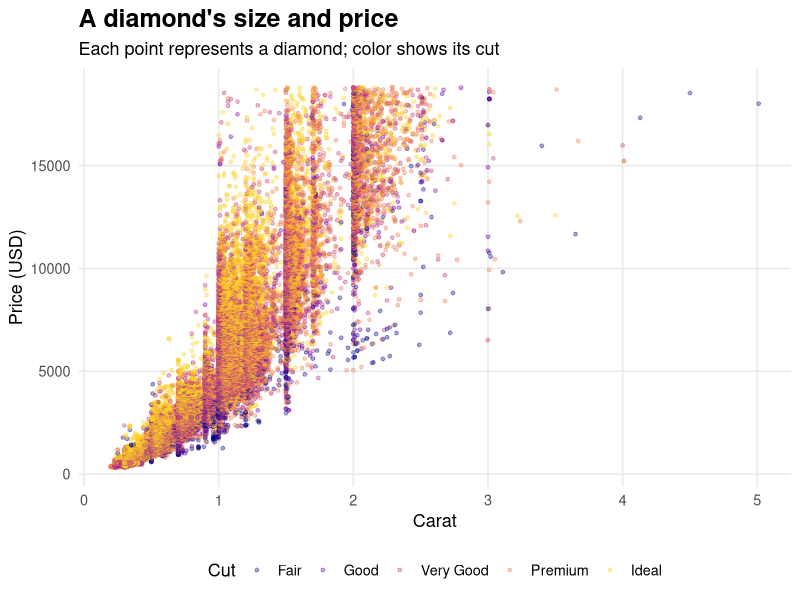

The R script that drew this image:
library(tidyverse)

print(sum(1:10))

diamonds_plot <- ggplot(diamonds, aes(x = carat, y = price, color = cut)) +
  geom_point(alpha = 0.35, size = 1) +
  scale_color_viridis_d(option = "C", end = 0.9) +
  labs(
    title = "A diamond's size and price",
    subtitle = "Each point represents a diamond; color shows its cut",
    x = "Carat",
    y = "Price (USD)",
    color = "Cut"
  ) +
  theme_minimal(base_size = 13) +
  theme(
    plot.title = element_text(face = "bold", size = 18),
    panel.grid.minor = element_blank(),
    legend.position = "bottom"
  )

ggsave("diamonds-1.png", plot = diamonds_plot, width = 9, height = 6, dpi = 300)
